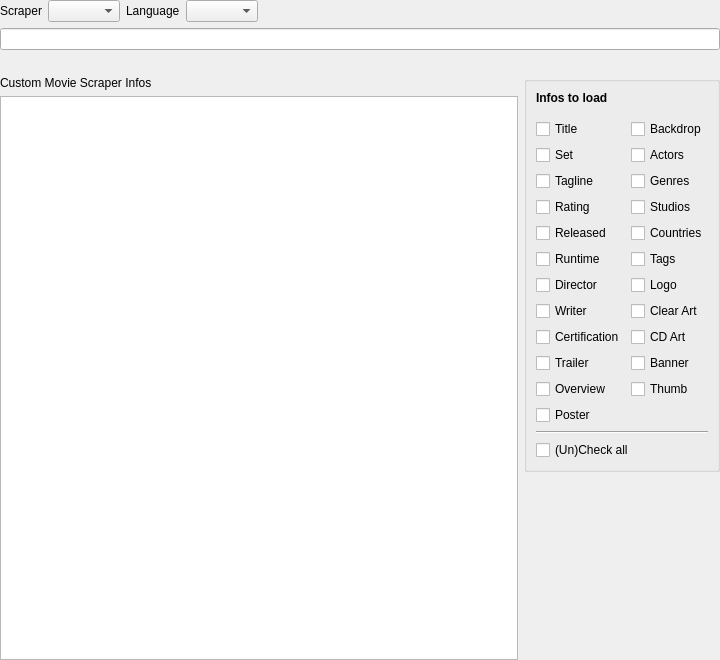
<?xml version="1.0" encoding="UTF-8"?>
<ui version="4.0">
 <class>MovieSearchWidget</class>
 <widget class="QWidget" name="MovieSearchWidget">
  <property name="geometry">
   <rect>
    <x>0</x>
    <y>0</y>
    <width>720</width>
    <height>660</height>
   </rect>
  </property>
  <layout class="QVBoxLayout" name="verticalLayout">
   <property name="leftMargin">
    <number>0</number>
   </property>
   <property name="topMargin">
    <number>0</number>
   </property>
   <property name="rightMargin">
    <number>0</number>
   </property>
   <property name="bottomMargin">
    <number>0</number>
   </property>
   <item>
    <layout class="QHBoxLayout" name="horizontalLayout_2">
     <item>
      <widget class="QLabel" name="label">
       <property name="text">
        <string>Scraper</string>
       </property>
      </widget>
     </item>
     <item>
      <widget class="QComboBox" name="comboScraper"/>
     </item>
     <item>
      <widget class="QLabel" name="lblLanguage">
       <property name="text">
        <string>Language</string>
       </property>
      </widget>
     </item>
     <item>
      <widget class="LanguageCombo" name="comboLanguage">
       <property name="sizeAdjustPolicy">
        <enum>QComboBox::AdjustToContents</enum>
       </property>
      </widget>
     </item>
     <item>
      <spacer name="horizontalSpacer_2">
       <property name="orientation">
        <enum>Qt::Horizontal</enum>
       </property>
       <property name="sizeHint" stdset="0">
        <size>
         <width>40</width>
         <height>20</height>
        </size>
       </property>
      </spacer>
     </item>
    </layout>
   </item>
   <item>
    <widget class="MyLineEdit" name="searchString">
     <property name="toolTip">
      <string>When using IMDb you can also use the IMDb id as search query.
If you want to search by an TMDb id please prefix it with &quot;id&quot;.</string>
     </property>
    </widget>
   </item>
   <item>
    <layout class="QHBoxLayout" name="horizontalLayout_4">
     <item>
      <widget class="QLabel" name="lblSuccessMessage">
       <property name="text">
        <string/>
       </property>
      </widget>
     </item>
     <item>
      <widget class="QLabel" name="lblErrorMessage">
       <property name="text">
        <string notr="true"/>
       </property>
       <property name="textFormat">
        <enum>Qt::PlainText</enum>
       </property>
      </widget>
     </item>
    </layout>
   </item>
   <item>
    <layout class="QHBoxLayout" name="horizontalLayout_3" stretch="0,0">
     <item>
      <layout class="QVBoxLayout" name="verticalLayout_3">
       <item>
        <widget class="QLabel" name="lblCustomScraperInfo">
         <property name="text">
          <string notr="true">Custom Movie Scraper Infos</string>
         </property>
        </widget>
       </item>
       <item>
        <widget class="QTableWidget" name="results">
         <property name="editTriggers">
          <set>QAbstractItemView::NoEditTriggers</set>
         </property>
         <property name="alternatingRowColors">
          <bool>true</bool>
         </property>
         <property name="selectionMode">
          <enum>QAbstractItemView::SingleSelection</enum>
         </property>
         <property name="selectionBehavior">
          <enum>QAbstractItemView::SelectRows</enum>
         </property>
         <property name="showGrid">
          <bool>false</bool>
         </property>
         <attribute name="horizontalHeaderVisible">
          <bool>false</bool>
         </attribute>
         <attribute name="horizontalHeaderStretchLastSection">
          <bool>true</bool>
         </attribute>
         <attribute name="verticalHeaderVisible">
          <bool>false</bool>
         </attribute>
         <column>
          <property name="text">
           <string>Result</string>
          </property>
         </column>
        </widget>
       </item>
      </layout>
     </item>
     <item>
      <layout class="QVBoxLayout" name="verticalLayout_2">
       <item>
        <widget class="QGroupBox" name="groupBox">
         <property name="title">
          <string/>
         </property>
         <layout class="QVBoxLayout" name="verticalLayout_4">
          <item>
           <widget class="QLabel" name="label_2">
            <property name="font">
             <font>
              <weight>75</weight>
              <bold>true</bold>
             </font>
            </property>
            <property name="text">
             <string>Infos to load</string>
            </property>
           </widget>
          </item>
          <item>
           <spacer name="verticalSpacer_2">
            <property name="orientation">
             <enum>Qt::Vertical</enum>
            </property>
            <property name="sizeType">
             <enum>QSizePolicy::Fixed</enum>
            </property>
            <property name="sizeHint" stdset="0">
             <size>
              <width>20</width>
              <height>8</height>
             </size>
            </property>
           </spacer>
          </item>
          <item>
           <layout class="QHBoxLayout" name="verticalLayout_41">
            <item>
             <layout class="QVBoxLayout" name="verticalLayout_42">
              <item>
               <widget class="MyCheckBox" name="chkTitle">
                <property name="text">
                 <string>Title</string>
                </property>
               </widget>
              </item>
              <item>
               <widget class="MyCheckBox" name="chkSet">
                <property name="text">
                 <string>Set</string>
                </property>
               </widget>
              </item>
              <item>
               <widget class="MyCheckBox" name="chkTagline">
                <property name="text">
                 <string>Tagline</string>
                </property>
               </widget>
              </item>
              <item>
               <widget class="MyCheckBox" name="chkRating">
                <property name="text">
                 <string>Rating</string>
                </property>
               </widget>
              </item>
              <item>
               <widget class="MyCheckBox" name="chkReleased">
                <property name="text">
                 <string>Released</string>
                </property>
               </widget>
              </item>
              <item>
               <widget class="MyCheckBox" name="chkRuntime">
                <property name="text">
                 <string>Runtime</string>
                </property>
               </widget>
              </item>
              <item>
               <widget class="MyCheckBox" name="chkDirector">
                <property name="text">
                 <string>Director</string>
                </property>
               </widget>
              </item>
              <item>
               <widget class="MyCheckBox" name="chkWriter">
                <property name="text">
                 <string>Writer</string>
                </property>
               </widget>
              </item>
              <item>
               <widget class="MyCheckBox" name="chkCertification">
                <property name="text">
                 <string>Certification</string>
                </property>
               </widget>
              </item>
              <item>
               <widget class="MyCheckBox" name="chkTrailer">
                <property name="text">
                 <string>Trailer</string>
                </property>
               </widget>
              </item>
              <item>
               <widget class="MyCheckBox" name="chkOverview">
                <property name="text">
                 <string>Overview</string>
                </property>
               </widget>
              </item>
              <item>
               <widget class="MyCheckBox" name="chkPoster">
                <property name="text">
                 <string>Poster</string>
                </property>
               </widget>
              </item>
              <item>
               <spacer name="verticalSpacer_31">
                <property name="orientation">
                 <enum>Qt::Vertical</enum>
                </property>
                <property name="sizeHint" stdset="0">
                 <size>
                  <width>20</width>
                  <height>0</height>
                 </size>
                </property>
               </spacer>
              </item>
             </layout>
            </item>
            <item>
             <layout class="QVBoxLayout" name="verticalLayout_43">
              <item>
               <widget class="MyCheckBox" name="chkBackdrop">
                <property name="text">
                 <string>Backdrop</string>
                </property>
               </widget>
              </item>
              <item>
               <widget class="MyCheckBox" name="chkActors">
                <property name="text">
                 <string>Actors</string>
                </property>
               </widget>
              </item>
              <item>
               <widget class="MyCheckBox" name="chkGenres">
                <property name="text">
                 <string>Genres</string>
                </property>
               </widget>
              </item>
              <item>
               <widget class="MyCheckBox" name="chkStudios">
                <property name="text">
                 <string>Studios</string>
                </property>
               </widget>
              </item>
              <item>
               <widget class="MyCheckBox" name="chkCountries">
                <property name="text">
                 <string>Countries</string>
                </property>
               </widget>
              </item>
              <item>
               <widget class="MyCheckBox" name="chkTags">
                <property name="text">
                 <string>Tags</string>
                </property>
               </widget>
              </item>
              <item>
               <widget class="MyCheckBox" name="chkLogo">
                <property name="text">
                 <string>Logo</string>
                </property>
               </widget>
              </item>
              <item>
               <widget class="MyCheckBox" name="chkClearArt">
                <property name="text">
                 <string>Clear Art</string>
                </property>
               </widget>
              </item>
              <item>
               <widget class="MyCheckBox" name="chkCdArt">
                <property name="text">
                 <string>CD Art</string>
                </property>
               </widget>
              </item>
              <item>
               <widget class="MyCheckBox" name="chkBanner">
                <property name="text">
                 <string>Banner</string>
                </property>
               </widget>
              </item>
              <item>
               <widget class="MyCheckBox" name="chkThumb">
                <property name="text">
                 <string>Thumb</string>
                </property>
               </widget>
              </item>
              <item>
               <spacer name="verticalSpacer_32">
                <property name="orientation">
                 <enum>Qt::Vertical</enum>
                </property>
                <property name="sizeHint" stdset="0">
                 <size>
                  <width>20</width>
                  <height>0</height>
                 </size>
                </property>
               </spacer>
              </item>
             </layout>
            </item>
           </layout>
          </item>
          <item>
           <widget class="Line" name="line">
            <property name="orientation">
             <enum>Qt::Horizontal</enum>
            </property>
           </widget>
          </item>
          <item>
           <widget class="QCheckBox" name="chkUnCheckAll">
            <property name="text">
             <string>(Un)Check all</string>
            </property>
           </widget>
          </item>
         </layout>
        </widget>
       </item>
       <item>
        <spacer name="verticalSpacer">
         <property name="orientation">
          <enum>Qt::Vertical</enum>
         </property>
         <property name="sizeHint" stdset="0">
          <size>
           <width>20</width>
           <height>40</height>
          </size>
         </property>
        </spacer>
       </item>
      </layout>
     </item>
    </layout>
   </item>
  </layout>
 </widget>
 <customwidgets>
  <customwidget>
   <class>MyCheckBox</class>
   <extends>QCheckBox</extends>
   <header location="global">ui/small_widgets/MyCheckBox.h</header>
  </customwidget>
  <customwidget>
   <class>MyLineEdit</class>
   <extends>QLineEdit</extends>
   <header>ui/small_widgets/MyLineEdit.h</header>
  </customwidget>
  <customwidget>
   <class>LanguageCombo</class>
   <extends>QComboBox</extends>
   <header location="global">ui/small_widgets/LanguageCombo.h</header>
  </customwidget>
 </customwidgets>
 <resources/>
 <connections/>
</ui>
